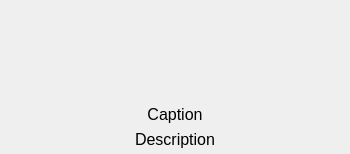
  <widget class="QDockWidget" name="dockWidgetDiagram">
   <property name="sizePolicy">
    <sizepolicy hsizetype="Fixed" vsizetype="Fixed">
     <horstretch>1</horstretch>
     <verstretch>0</verstretch>
    </sizepolicy>
   </property>
   <property name="features">
    <set>QDockWidget::DockWidgetClosable|QDockWidget::DockWidgetFloatable|QDockWidget::DockWidgetMovable</set>
   </property>
   <property name="allowedAreas">
    <set>Qt::LeftDockWidgetArea|Qt::RightDockWidgetArea</set>
   </property>
   <property name="windowTitle">
    <string>Measurement diagram</string>
   </property>
   <attribute name="dockWidgetArea">
    <number>2</number>
   </attribute>
   <widget class="QWidget" name="dockWidgetContents">
    <property name="sizePolicy">
     <sizepolicy hsizetype="Preferred" vsizetype="Preferred">
      <horstretch>1</horstretch>
      <verstretch>0</verstretch>
     </sizepolicy>
    </property>
    <property name="minimumSize">
     <size>
      <width>350</width>
      <height>0</height>
     </size>
    </property>
    <layout class="QVBoxLayout" name="verticalLayout_4">
     <property name="leftMargin">
      <number>5</number>
     </property>
     <property name="topMargin">
      <number>5</number>
     </property>
     <property name="rightMargin">
      <number>5</number>
     </property>
     <property name="bottomMargin">
      <number>5</number>
     </property>
     <item>
      <spacer name="verticalSpacer_2">
       <property name="orientation">
        <enum>Qt::Vertical</enum>
       </property>
       <property name="sizeHint" stdset="0">
        <size>
         <width>20</width>
         <height>40</height>
        </size>
       </property>
      </spacer>
     </item>
     <item>
      <widget class="QLabel" name="diagram_Label">
       <property name="sizePolicy">
        <sizepolicy hsizetype="Preferred" vsizetype="Preferred">
         <horstretch>0</horstretch>
         <verstretch>0</verstretch>
        </sizepolicy>
       </property>
       <property name="text">
        <string notr="true"/>
       </property>
       <property name="scaledContents">
        <bool>false</bool>
       </property>
       <property name="alignment">
        <set>Qt::AlignCenter</set>
       </property>
      </widget>
     </item>
     <item>
      <spacer name="verticalSpacer_3">
       <property name="orientation">
        <enum>Qt::Vertical</enum>
       </property>
       <property name="sizeHint" stdset="0">
        <size>
         <width>20</width>
         <height>40</height>
        </size>
       </property>
      </spacer>
     </item>
     <item>
      <widget class="QLabel" name="caption_Label">
       <property name="font">
        <font>
         <pointsize>12</pointsize>
        </font>
       </property>
       <property name="text">
        <string notr="true">Caption</string>
       </property>
       <property name="alignment">
        <set>Qt::AlignCenter</set>
       </property>
      </widget>
     </item>
     <item>
      <widget class="QLabel" name="description_Label">
       <property name="font">
        <font>
         <pointsize>12</pointsize>
        </font>
       </property>
       <property name="text">
        <string notr="true">Description</string>
       </property>
       <property name="alignment">
        <set>Qt::AlignCenter</set>
       </property>
       <property name="wordWrap">
        <bool>true</bool>
       </property>
      </widget>
     </item>
    </layout>
   </widget>
  </widget>
